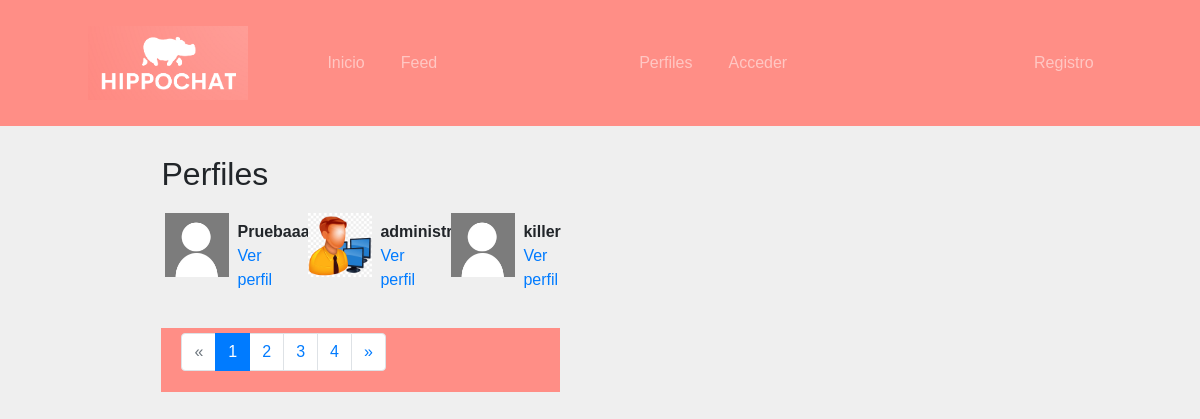
Page /profiles/ on the earlier database version.
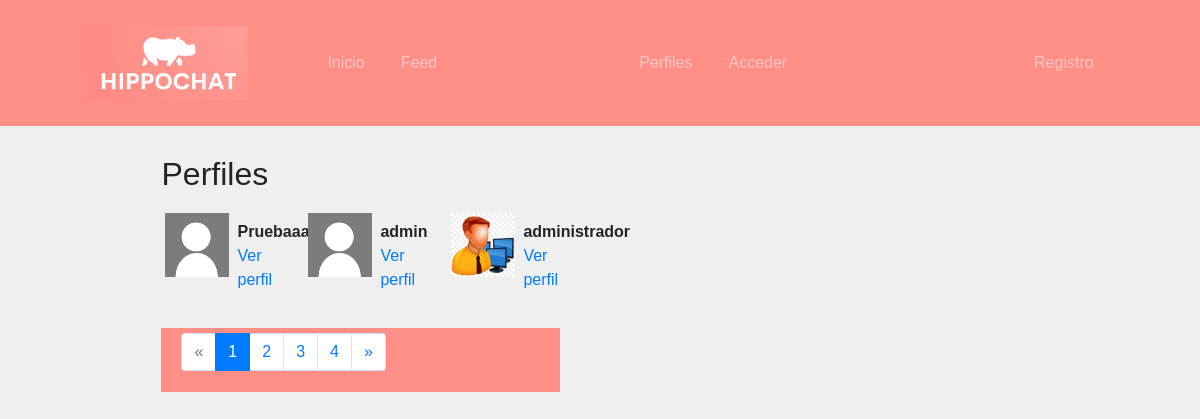
Same page on the later database version.
### registration/models.py (models this page shows)
class Profile(models.Model):
    user = models.OneToOneField(User, on_delete=models.CASCADE)
    avatar = models.ImageField(upload_to=custom_upload_to, null=True, blank=True)
    bio = models.TextField(null=True, blank=True)
    link = models.URLField(max_length=200, null=True, blank=True)
    class Meta:
        ordering = ['user__username']

### profiles/views.py (the view)
# urls.py: path('', ProfileListView.as_view(), name='list'),
class ProfileListView(ListView):
    model = Profile
    template_name = 'profiles/profile_list.html'
    paginate_by = 3

### profiles/templates/profiles/profile_list.html (shortened to what this page needs)
{% extends 'core/base.html' %}
{% load static %}
{% block content %}
<main role="main">
  <div class="container">
    <div class="row mt-3">
      <div class="col-md-9 mx-auto mb-5">
        <h2>Perfiles</h2>
        <div class="row">
          {% for profile in profile_list %}
            <div class="col-md-4 mt-2 mb-3 ">
              <div class="row p-1">
                <div class="col-md-12">
                  {% if profile.avatar %}
                    <img src="{{profile.avatar.url}}" class="img-fluid profile-avatar">
                  {% else %}
                    <img src="{% static 'registration/img/no-avatar.jpg' %}" class="img-fluid profile-avatar">
                  {% endif %}
                  <p class="profile-data">
                    <b>{{profile.user|truncatechars:"16"}}</b><br>
                    <a href="{% url 'profiles:detail' profile.user %}">Ver perfil</a>
                  </p>
                </div>
              </div>
            </div>
          {% endfor %}
        </div>
        {% if is_paginated %}
          <nav aria-label="Page navigation">
            <ul class="pagination justify-content-center">
              {% if page_obj.has_previous %}
                <li class="page-item ">
                  <a class="page-link" href="?page={{ page_obj.previous_page_number }}">&laquo;</a>
                </li>
              {% else %}
                <li class="page-item disabled">
                  <a class="page-link" href="#" tabindex="-1">&laquo;</a>
                </li>
              {% endif %}
              {% for i in paginator.page_range %}
                <li class="page-item {% if page_obj.number == i %}active{% endif %}">
                  <a class="page-link" href="?page={{ i }}">{{ i }}</a>
                </li>
              {% endfor %}
              {% if page_obj.has_next %}
                <li class="page-item ">
                  <a class="page-link" href="?page={{ page_obj.next_page_number }}">&raquo;</a>
                </li>
              {% else %}
                <li class="page-item disabled">
                  <a class="page-link" href="#" tabindex="-1">&raquo;</a>
                </li>
              {% endif %}
            </ul>
          </nav>
        {% endif %}
      </div>
    </div>
  </div>
</main>
{% endblock %}

Differences in the rows shown:
no longer on this page (row unchanged): Profile: user "killer"
added Profile: user "admin"
